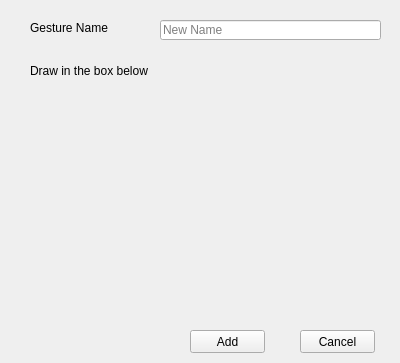
<?xml version="1.0" encoding="UTF-8"?>
<ui version="4.0">
 <class>widget</class>
 <widget class="QWidget" name="widget">
  <property name="geometry">
   <rect>
    <x>0</x>
    <y>0</y>
    <width>400</width>
    <height>363</height>
   </rect>
  </property>
  <property name="windowTitle">
   <string>Draw Widget</string>
  </property>
  <widget class="QLabel" name="label">
   <property name="geometry">
    <rect>
     <x>30</x>
     <y>60</y>
     <width>341</width>
     <height>21</height>
    </rect>
   </property>
   <property name="text">
    <string>Draw in the box below</string>
   </property>
  </widget>
  <widget class="QLabel" name="nameLabel">
   <property name="geometry">
    <rect>
     <x>30</x>
     <y>20</y>
     <width>121</width>
     <height>16</height>
    </rect>
   </property>
   <property name="text">
    <string>Gesture Name</string>
   </property>
  </widget>
  <widget class="QLineEdit" name="gestureNameInput">
   <property name="geometry">
    <rect>
     <x>160</x>
     <y>20</y>
     <width>221</width>
     <height>20</height>
    </rect>
   </property>
   <property name="styleSheet">
    <string notr="true"/>
   </property>
   <property name="placeholderText">
    <string>New Name</string>
   </property>
  </widget>
  <widget class="QPushButton" name="confirmButton">
   <property name="geometry">
    <rect>
     <x>190</x>
     <y>330</y>
     <width>75</width>
     <height>23</height>
    </rect>
   </property>
   <property name="text">
    <string>Add</string>
   </property>
  </widget>
  <widget class="QPushButton" name="cancelButton">
   <property name="geometry">
    <rect>
     <x>300</x>
     <y>330</y>
     <width>75</width>
     <height>23</height>
    </rect>
   </property>
   <property name="text">
    <string>Cancel</string>
   </property>
  </widget>
  <widget class="QWidget" name="verticalLayoutWidget">
   <property name="geometry">
    <rect>
     <x>10</x>
     <y>90</y>
     <width>371</width>
     <height>221</height>
    </rect>
   </property>
   <layout class="QVBoxLayout" name="drawLayout">
    <property name="spacing">
     <number>0</number>
    </property>
   </layout>
  </widget>
 </widget>
 <resources/>
 <connections/>
</ui>
